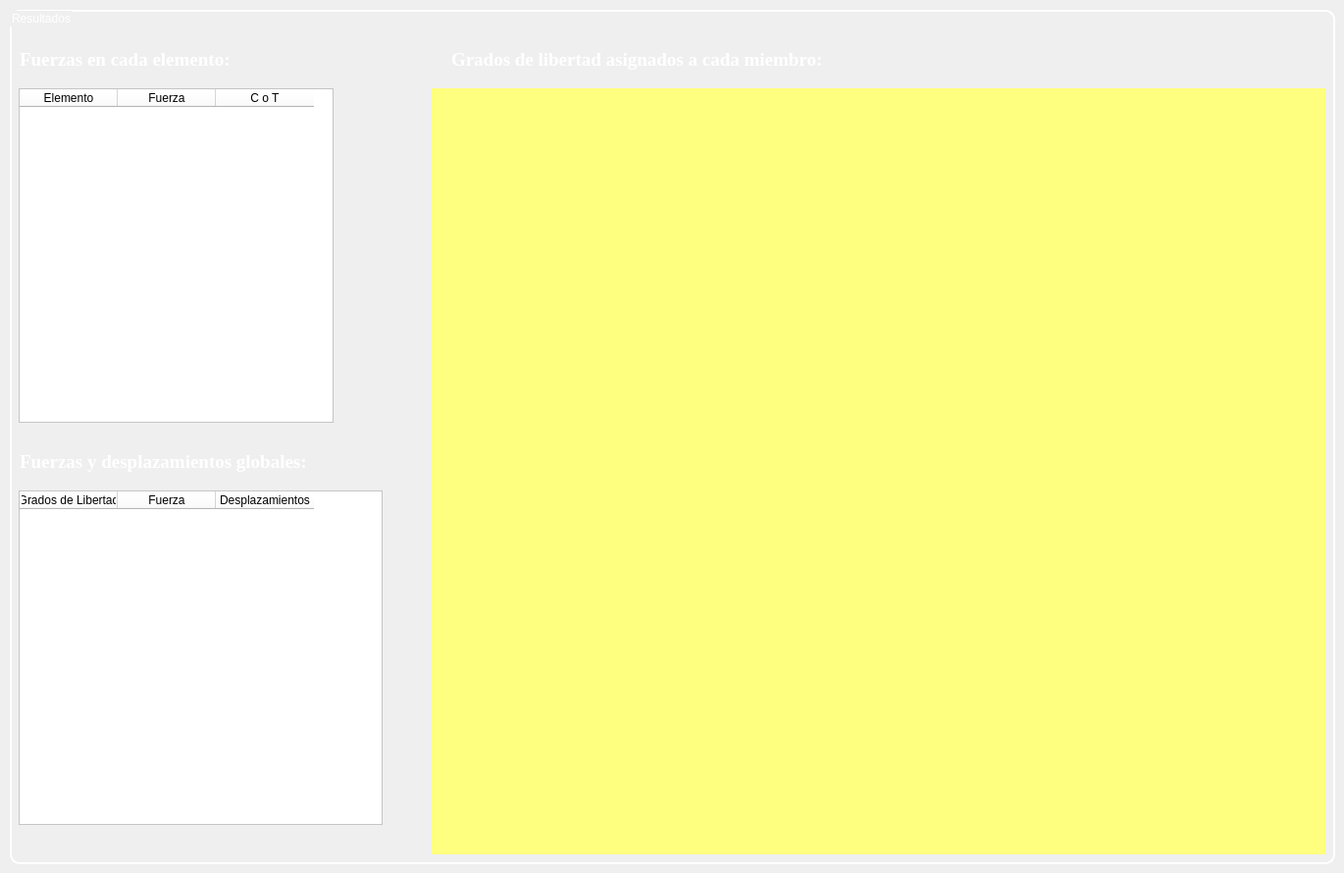
       <widget class="QWidget" name="pag_3">
        <widget class="QGroupBox" name="groupBox_3">
         <property name="geometry">
          <rect>
           <x>10</x>
           <y>10</y>
           <width>1351</width>
           <height>871</height>
          </rect>
         </property>
         <property name="styleSheet">
          <string notr="true">QGroupBox{
	/* Ancho y color del borde*/
	border: 2px solid rgb(255, 255, 255);

	/* Radio del borde */
	border-radius: 10px;

	/* Formato de la letra */
	font: 75 14pt &quot;Times New Roman&quot;;

	/*Color de la letra*/
	color: rgb(255, 255, 255);
}</string>
         </property>
         <property name="title">
          <string>Resultados</string>
         </property>
         <widget class="MatplotlibWidgetLienzo" name="wgt_GL_2" native="true">
          <property name="geometry">
           <rect>
            <x>430</x>
            <y>80</y>
            <width>911</width>
            <height>781</height>
           </rect>
          </property>
          <property name="styleSheet">
           <string notr="true">background-color: rgb(255, 255, 127);</string>
          </property>
         </widget>
         <widget class="QTableWidget" name="tbl_MRGA_2">
          <property name="geometry">
           <rect>
            <x>9</x>
            <y>80</y>
            <width>321</width>
            <height>341</height>
           </rect>
          </property>
          <property name="font">
           <font>
            <family>Times New Roman</family>
            <pointsize>14</pointsize>
            <weight>9</weight>
            <italic>false</italic>
            <bold>false</bold>
           </font>
          </property>
          <property name="styleSheet">
           <string notr="true">QTableWidget{
	/* Color de Fondo de la tabla */
	background-color: rgb(255, 255, 255);

	/* Formato a las letras en la tabla*/
	font: 75 14pt &quot;Times New Roman&quot;;
	
}

QHeaderView{
	/* Color de Fondo del encabezado */
	background-color: rgb(255, 255, 255);

	/* Formato a las letras en la cabeceras*/
	font: 75 14pt &quot;Times New Roman&quot;;
}
</string>
          </property>
          <property name="rowCount">
           <number>0</number>
          </property>
          <attribute name="horizontalHeaderVisible">
           <bool>true</bool>
          </attribute>
          <attribute name="verticalHeaderVisible">
           <bool>true</bool>
          </attribute>
          <column>
           <property name="text">
            <string>Elemento</string>
           </property>
          </column>
          <column>
           <property name="text">
            <string>Fuerza</string>
           </property>
          </column>
          <column>
           <property name="text">
            <string>C o T</string>
           </property>
          </column>
         </widget>
         <widget class="QLabel" name="label_11">
          <property name="geometry">
           <rect>
            <x>10</x>
            <y>40</y>
            <width>221</width>
            <height>21</height>
           </rect>
          </property>
          <property name="font">
           <font>
            <family>Times New Roman</family>
            <pointsize>14</pointsize>
            <weight>9</weight>
            <italic>false</italic>
            <bold>false</bold>
           </font>
          </property>
          <property name="styleSheet">
           <string notr="true">QLabel{

	/* Color de Fondo*/
	background-color: None;
	
	/* Formato de la letra */
	font: 75 14pt &quot;Times New Roman&quot;;
	
	/* Color de la letra */
	color: rgb(255, 255, 255);
}</string>
          </property>
          <property name="text">
           <string>&lt;html&gt;&lt;head/&gt;&lt;body&gt;&lt;p&gt;&lt;span style=&quot; font-weight:600;&quot;&gt;Fuerzas en cada elemento:&lt;/span&gt;&lt;/p&gt;&lt;/body&gt;&lt;/html&gt;</string>
          </property>
         </widget>
         <widget class="QLabel" name="label_12">
          <property name="geometry">
           <rect>
            <x>10</x>
            <y>450</y>
            <width>301</width>
            <height>21</height>
           </rect>
          </property>
          <property name="font">
           <font>
            <family>Times New Roman</family>
            <pointsize>14</pointsize>
            <weight>9</weight>
            <italic>false</italic>
            <bold>false</bold>
           </font>
          </property>
          <property name="styleSheet">
           <string notr="true">QLabel{

	/* Color de Fondo*/
	background-color: None;
	
	/* Formato de la letra */
	font: 75 14pt &quot;Times New Roman&quot;;
	
	/* Color de la letra */
	color: rgb(255, 255, 255);
}</string>
          </property>
          <property name="text">
           <string>&lt;html&gt;&lt;head/&gt;&lt;body&gt;&lt;p&gt;&lt;span style=&quot; font-weight:600;&quot;&gt;Fuerzas y desplazamientos globales:&lt;/span&gt;&lt;/p&gt;&lt;/body&gt;&lt;/html&gt;</string>
          </property>
         </widget>
         <widget class="QTableWidget" name="tbl_MRGA_3">
          <property name="geometry">
           <rect>
            <x>9</x>
            <y>490</y>
            <width>371</width>
            <height>341</height>
           </rect>
          </property>
          <property name="font">
           <font>
            <family>Times New Roman</family>
            <pointsize>14</pointsize>
            <weight>9</weight>
            <italic>false</italic>
            <bold>false</bold>
           </font>
          </property>
          <property name="styleSheet">
           <string notr="true">QTableWidget{
	/* Color de Fondo de la tabla */
	background-color: rgb(255, 255, 255);

	/* Formato a las letras en la tabla*/
	font: 75 14pt &quot;Times New Roman&quot;;
	
}

QHeaderView{
	/* Color de Fondo del encabezado */
	background-color: rgb(255, 255, 255);

	/* Formato a las letras en la cabeceras*/
	font: 75 14pt &quot;Times New Roman&quot;;
}
</string>
          </property>
          <property name="rowCount">
           <number>0</number>
          </property>
          <attribute name="horizontalHeaderVisible">
           <bool>true</bool>
          </attribute>
          <attribute name="verticalHeaderVisible">
           <bool>true</bool>
          </attribute>
          <column>
           <property name="text">
            <string>Grados de Libertad</string>
           </property>
          </column>
          <column>
           <property name="text">
            <string>Fuerza</string>
           </property>
          </column>
          <column>
           <property name="text">
            <string>Desplazamientos</string>
           </property>
          </column>
         </widget>
         <widget class="QLabel" name="label_15">
          <property name="geometry">
           <rect>
            <x>450</x>
            <y>40</y>
            <width>391</width>
            <height>21</height>
           </rect>
          </property>
          <property name="font">
           <font>
            <family>Times New Roman</family>
            <pointsize>14</pointsize>
            <weight>9</weight>
            <italic>false</italic>
            <bold>false</bold>
           </font>
          </property>
          <property name="styleSheet">
           <string notr="true">QLabel{

	/* Color de Fondo*/
	background-color: None;
	
	/* Formato de la letra */
	font: 75 14pt &quot;Times New Roman&quot;;
	
	/* Color de la letra */
	color: rgb(255, 255, 255);
}</string>
          </property>
          <property name="text">
           <string>&lt;html&gt;&lt;head/&gt;&lt;body&gt;&lt;p&gt;&lt;span style=&quot; font-weight:600;&quot;&gt;Grados de libertad asignados a cada miembro:&lt;/span&gt;&lt;/p&gt;&lt;/body&gt;&lt;/html&gt;</string>
          </property>
         </widget>
        </widget>
       </widget>
